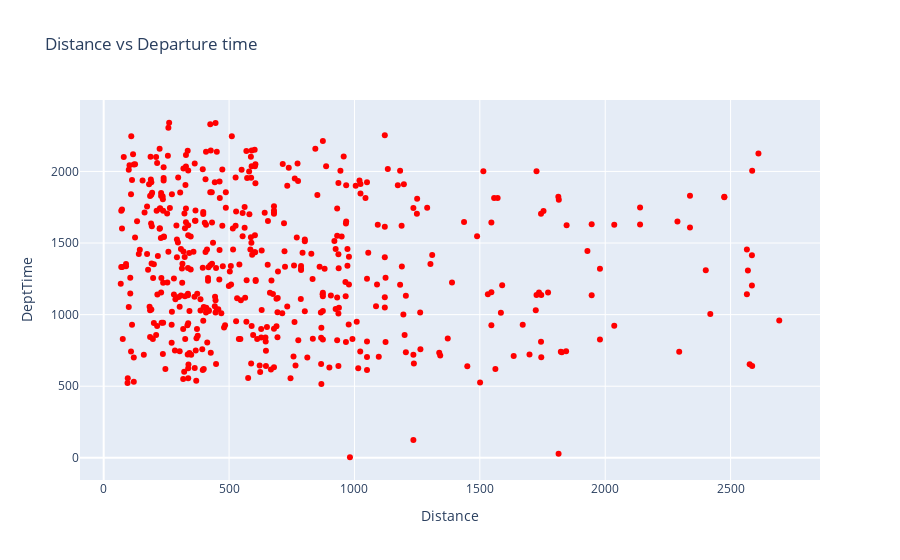

Source (notebook cell):
### Code cell
fig.update_layout(title ='Distance vs Departure time', xaxis_title='Distance', yaxis_title="DeptTime")
fig.show()

### Figure 1 — Plotly figure (JSON) as saved in the notebook; plotly's stock layout.template omitted (floating-point values rounded to 4 significant figures; data arrays with more than 128 entries replaced by an {"elided": "..."} marker saying what was removed)
{"data": [{"marker": {"color": "red"}, "mode": "markers", "type": "scatter", "x": {"elided": "500 int values"}, "y": {"elided": "500 int values"}}], "layout": {"title": {"text": "Distance vs Departure time"}, "xaxis": {"title": {"text": "Distance"}}, "yaxis": {"title": {"text": "DeptTime"}}}}
